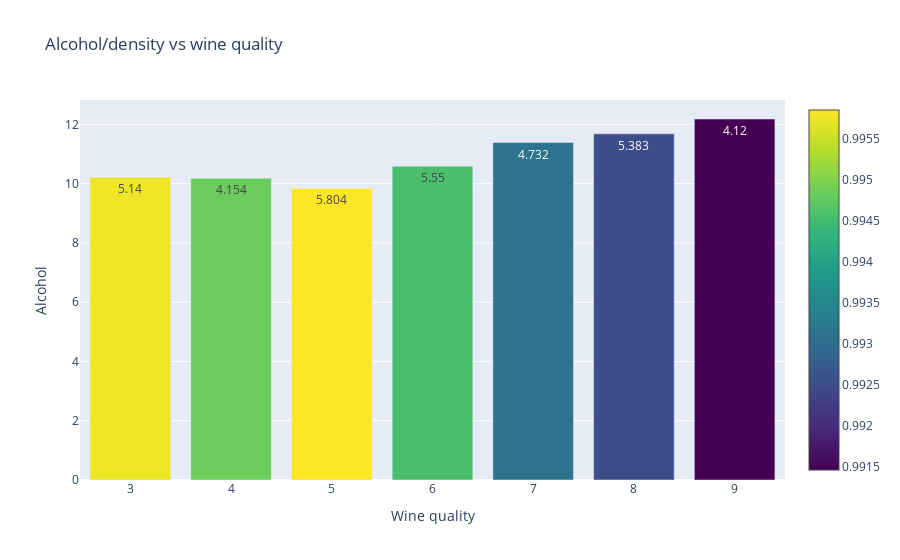

Source (notebook cell):
### Code cell
y=[]
density = []
sugar = []
for i in list(df['Quality'].unique()):
    alcohol = df[df['Quality']==i]['Alcohol'].mean()
    densities = df[df['Quality']==i]['Density'].mean()
    residual_sugar = df[df['Quality']==i]['Residual sugar'].mean()
    y.append(alcohol)
    sugar.append(round(residual_sugar,3))
    density.append(densities)

#defining data
trace = go.Bar(x = list(df['Quality'].unique()),y=y, marker=dict(color=density,colorscale='Viridis',showscale=True), text=sugar)
data=[trace]
#defining layout
layout = go.Layout(title='Alcohol/density vs wine quality',xaxis=dict(title='Wine quality'),yaxis=dict(title='Alcohol'),hovermode='closest')
#defining figure and plotting
figure = go.Figure(data=data,layout=layout)
iplot(figure)

### Figure 1 — Plotly figure (JSON) as saved in the notebook; plotly's stock layout.template omitted (floating-point values rounded to 4 significant figures)
{"data": [{"marker": {"color": [0.9958, 0.9946, 0.9931, 0.9948, 0.9925, 0.9957, 0.9915], "colorscale": [[0, "#440154"], [0.1111, "#482878"], [0.2222, "#3e4989"], [0.3333, "#31688e"], [0.4444, "#26828e"], [0.5556, "#1f9e89"], [0.6667, "#35b779"], [0.7778, "#6ece58"], [0.8889, "#b5de2b"], [1, "#fde725"]], "showscale": true}, "text": ["5.804", "5.55", "4.732", "4.154", "5.383", "5.14", "4.12"], "type": "bar", "x": [5, 6, 7, 4, 8, 3, 9], "y": [9.838, 10.59, 11.39, 10.18, 11.68, 10.21, 12.18]}], "layout": {"hovermode": "closest", "title": {"text": "Alcohol/density vs wine quality"}, "xaxis": {"title": {"text": "Wine quality"}}, "yaxis": {"title": {"text": "Alcohol"}}}}
